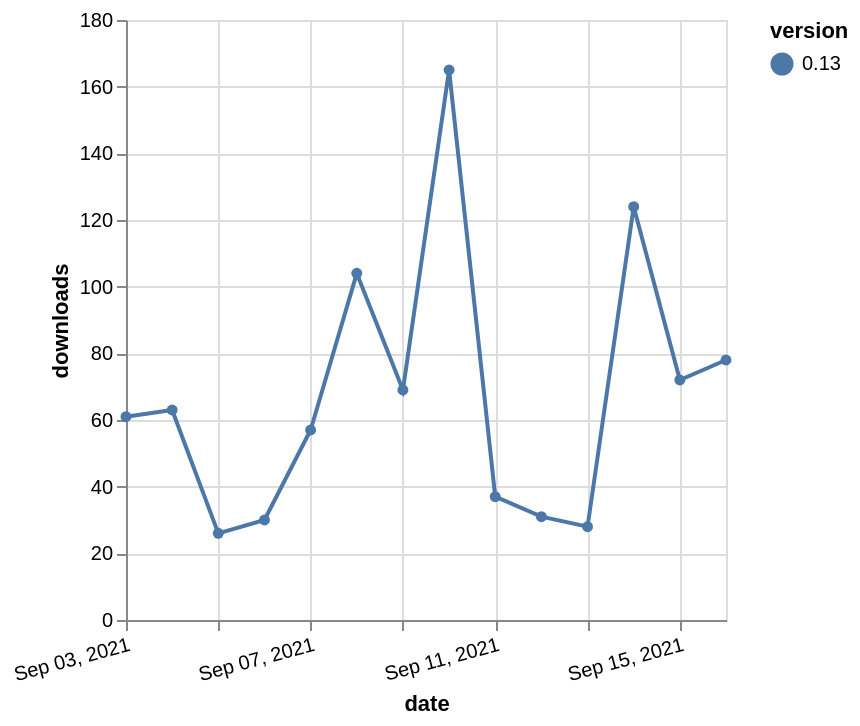

This figure's Vega-Lite source:
### Vega-Lite specification from a JSON file in a GitHub repository (floating-point values rounded to 4 significant figures)
{"$schema": "https://vega.github.io/schema/vega-lite/v5.json", "description": "A simple bar chart with embedded data.", "data": {"values": [{"date": "2021-09-03", "total": 69257, "delta": 61, "version": "0.13"}, {"date": "2021-09-04", "total": 69320, "delta": 63, "version": "0.13"}, {"date": "2021-09-05", "total": 69346, "delta": 26, "version": "0.13"}, {"date": "2021-09-06", "total": 69376, "delta": 30, "version": "0.13"}, {"date": "2021-09-07", "total": 69433, "delta": 57, "version": "0.13"}, {"date": "2021-09-08", "total": 69537, "delta": 104, "version": "0.13"}, {"date": "2021-09-09", "total": 69606, "delta": 69, "version": "0.13"}, {"date": "2021-09-10", "total": 69771, "delta": 165, "version": "0.13"}, {"date": "2021-09-11", "total": 69808, "delta": 37, "version": "0.13"}, {"date": "2021-09-12", "total": 69839, "delta": 31, "version": "0.13"}, {"date": "2021-09-13", "total": 69867, "delta": 28, "version": "0.13"}, {"date": "2021-09-14", "total": 69991, "delta": 124, "version": "0.13"}, {"date": "2021-09-15", "total": 70063, "delta": 72, "version": "0.13"}, {"date": "2021-09-16", "total": 70141, "delta": 78, "version": "0.13"}]}, "width": "container", "mark": {"type": "line", "point": {"filled": true}}, "encoding": {"x": {"field": "date", "type": "temporal", "timeUnit": "yearmonthdate", "title": "date", "axis": {"labelAngle": -15}}, "y": {"field": "delta", "type": "quantitative", "title": "downloads"}, "color": {"field": "version", "type": "nominal"}, "tooltip": {"field": "delta"}}}
